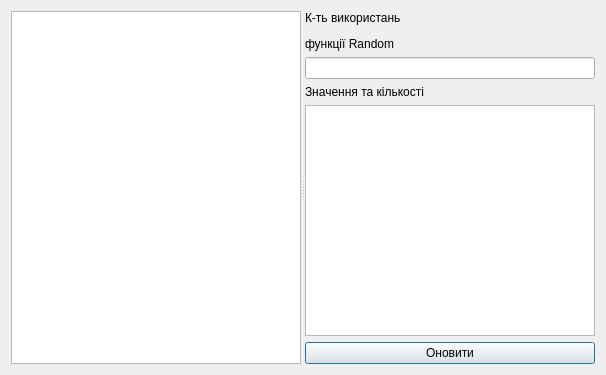
<?xml version="1.0" encoding="UTF-8"?>
<ui version="4.0">
 <class>Statistik</class>
 <widget class="QDialog" name="Statistik">
  <property name="geometry">
   <rect>
    <x>0</x>
    <y>0</y>
    <width>606</width>
    <height>375</height>
   </rect>
  </property>
  <property name="windowTitle">
   <string>Статистика</string>
  </property>
  <layout class="QGridLayout" name="gridLayout">
   <item row="0" column="0">
    <widget class="QSplitter" name="splitter">
     <property name="orientation">
      <enum>Qt::Horizontal</enum>
     </property>
     <widget class="QGraphicsView" name="graphicsView">
      <property name="alignment">
       <set>Qt::AlignJustify|Qt::AlignVCenter</set>
      </property>
     </widget>
     <widget class="QWidget" name="">
      <layout class="QVBoxLayout" name="verticalLayout">
       <item>
        <widget class="QLabel" name="label">
         <property name="text">
          <string>&lt;html&gt;&lt;head/&gt;&lt;body&gt;&lt;p&gt;К-ть використань&lt;/p&gt;&lt;p&gt;функції Random&lt;/p&gt;&lt;/body&gt;&lt;/html&gt;</string>
         </property>
        </widget>
       </item>
       <item>
        <widget class="QLineEdit" name="lineEdit">
         <property name="readOnly">
          <bool>true</bool>
         </property>
        </widget>
       </item>
       <item>
        <widget class="QLabel" name="label_2">
         <property name="text">
          <string>Значення та кількості</string>
         </property>
        </widget>
       </item>
       <item>
        <widget class="QTextEdit" name="textEdit"/>
       </item>
       <item>
        <widget class="QPushButton" name="pushButton">
         <property name="text">
          <string>Оновити</string>
         </property>
        </widget>
       </item>
      </layout>
     </widget>
    </widget>
   </item>
  </layout>
 </widget>
 <resources/>
 <connections/>
</ui>
